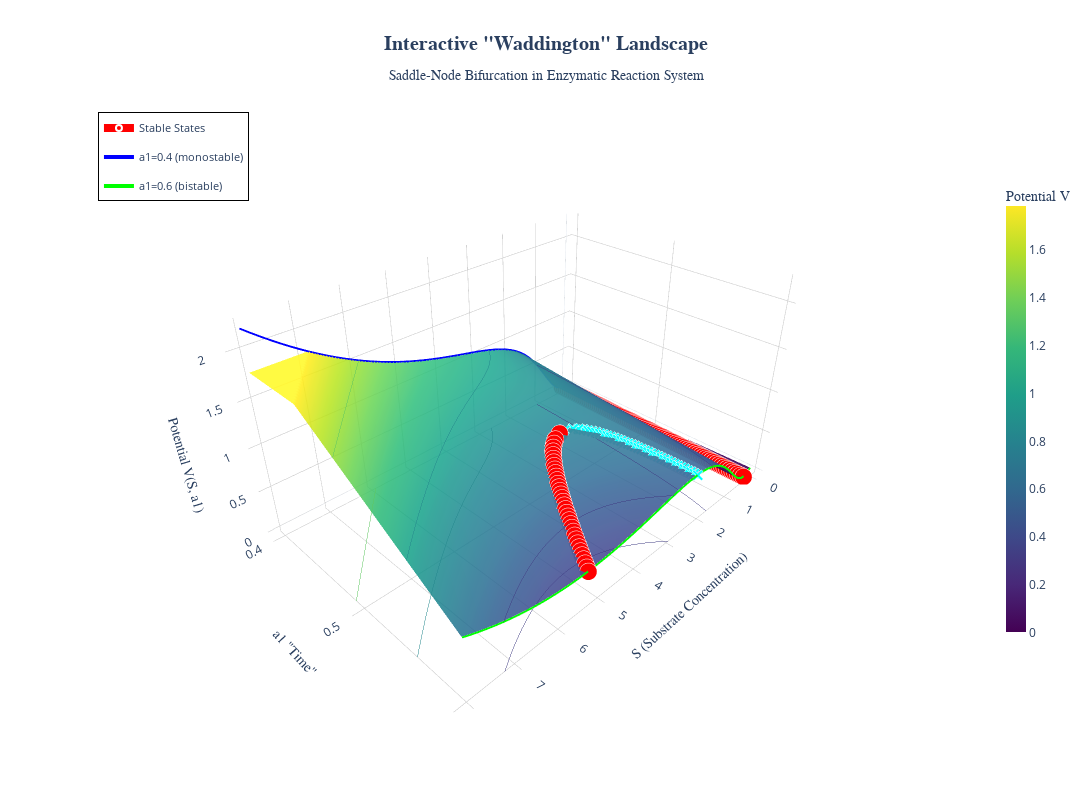

Notebook code for this chart:
### Markdown cell above
# Waddington Potential Landscape

### Code cell
import numpy as np
import plotly.graph_objects as go
from scipy.optimize import fsolve
from scipy.integrate import cumulative_trapezoid

def dS_dt(S, a1, b1, k_max, K_m, n, m):
    """First equation only - S dynamics independent of P"""
    enzymatic_rate = (k_max * S**n) / (K_m**m + S**m)
    return a1 - b1 * S - enzymatic_rate

def find_steady_states_1D(a1, b1, k_max, K_m, n, m):
    """Find steady states for S equation"""
    steady_states = []
    for S_guess in np.linspace(0.1, 15, 50):
        try:
            sol = fsolve(lambda S: dS_dt(S, a1, b1, k_max, K_m, n, m), 
                        S_guess, full_output=True)
            if sol[2] == 1:
                S_star = sol[0][0]
                if S_star > 0:
                    residual = abs(dS_dt(S_star, a1, b1, k_max, K_m, n, m))
                    if residual < 1e-8:
                        is_new = True
                        for existing in steady_states:
                            if abs(S_star - existing) < 1e-4:
                                is_new = False
                                break
                        if is_new:
                            steady_states.append(S_star)
        except:
            pass
    
    return sorted(steady_states)

def check_stability_1D(S_star, a1, b1, k_max, K_m, n, m, epsilon=1e-6):
    """Check stability by examining derivative of dS/dt at steady state"""
    f_plus = dS_dt(S_star + epsilon, a1, b1, k_max, K_m, n, m)
    f_minus = dS_dt(S_star - epsilon, a1, b1, k_max, K_m, n, m)
    derivative = (f_plus - f_minus) / (2 * epsilon)
    is_stable = derivative < 0
    return is_stable, derivative

def compute_potential_1D(a1, b1, k_max, K_m, n, m, S_range=(0.1, 10), resolution=1000):
    """Compute 1D potential V(S) such that dS/dt = -dV/dS"""
    S_array = np.linspace(S_range[0], S_range[1], resolution)
    dS_dt_array = np.array([dS_dt(S, a1, b1, k_max, K_m, n, m) for S in S_array])
    potential = cumulative_trapezoid(-dS_dt_array, S_array, initial=0)
    potential = potential - np.min(potential)
    return S_array, potential, dS_dt_array

def separate_branches(S_vals, a1_vals, V_vals, stability_vals, threshold=0.5):
    """Separate steady state trajectories into continuous branches"""
    branches = []
    current_branch = {'S': [], 'a1': [], 'V': [], 'stable': None}
    
    for i in range(len(S_vals)):
        if i == 0:
            current_branch['S'].append(S_vals[i])
            current_branch['a1'].append(a1_vals[i])
            current_branch['V'].append(V_vals[i])
            current_branch['stable'] = stability_vals[i]
        else:
            # Check if this point is continuous with the current branch
            if (abs(S_vals[i] - S_vals[i-1]) < threshold and 
                stability_vals[i] == current_branch['stable']):
                current_branch['S'].append(S_vals[i])
                current_branch['a1'].append(a1_vals[i])
                current_branch['V'].append(V_vals[i])
            else:
                # Start a new branch
                if len(current_branch['S']) > 0:
                    branches.append(current_branch)
                current_branch = {
                    'S': [S_vals[i]], 
                    'a1': [a1_vals[i]], 
                    'V': [V_vals[i]], 
                    'stable': stability_vals[i]
                }
    
    # Don't forget the last branch
    if len(current_branch['S']) > 0:
        branches.append(current_branch)
    
    return branches

def create_interactive_waddington_landscape():
    """Create an interactive 3D Waddington landscape using Plotly"""
    # Parameters
    b1 = 0.1
    k_max, K_m = 2, 1
    n, m = 1, 3
    
    # Create arrays with high resolution
    a1_array = np.linspace(0.4, 0.6, 80)
    S_range = (0.05, 8)  # FIXED: Start from much lower value to see low steady state
    S_resolution = 500
    
    # Initialize potential matrix
    S_array = np.linspace(S_range[0], S_range[1], S_resolution)
    potential_matrix = np.zeros((len(a1_array), S_resolution))
    
    # Store steady states
    all_steady_states = []
    all_a1_for_states = []
    all_stability = []
    all_V_for_states = []
    
    print("Computing interactive Waddington landscape...")
    for i, a1 in enumerate(a1_array):
        _, potential, _ = compute_potential_1D(a1, b1, k_max, K_m, n, m, 
                                               S_range, S_resolution)
        potential_matrix[i, :] = potential
        
        steady_states = find_steady_states_1D(a1, b1, k_max, K_m, n, m)
        for S_star in steady_states:
            is_stable, _ = check_stability_1D(S_star, a1, b1, k_max, K_m, n, m)
            V_star = np.interp(S_star, S_array, potential)
            all_steady_states.append(S_star)
            all_a1_for_states.append(a1)
            all_stability.append(is_stable)
            all_V_for_states.append(V_star)
    
    # Create meshgrid
    S_mesh, a1_mesh = np.meshgrid(S_array, a1_array)
    
    # Cap the potential for better visualization
    V_plot = potential_matrix.copy()
    V_max = np.percentile(V_plot, 98)
    V_plot = np.clip(V_plot, 0, V_max)
    
    # FIXED: Separate branches to avoid connecting discontinuous points
    branches = separate_branches(
        all_steady_states, 
        all_a1_for_states, 
        all_V_for_states, 
        all_stability,
        threshold=0.5  # Adjust this if needed
    )
    
    # Create the figure
    fig = go.Figure()
    
    # Add the main surface
    fig.add_trace(go.Surface(
        x=S_mesh,
        y=a1_mesh,
        z=V_plot,
        colorscale='Viridis',
        opacity=0.95,
        name='Potential Landscape',
        colorbar=dict(
            title=dict(
                text='Potential V',
                font=dict(size=14, family='Arial, sans-serif')
            ),
            tickfont=dict(size=12),
            len=0.75,
            thickness=20
        ),
        contours=dict(
            z=dict(
                show=True,
                usecolormap=True,
                highlightcolor="white",
                project=dict(z=True)
            )
        ),
        hovertemplate='<b>S</b>: %{x:.3f}<br><b>a1</b>: %{y:.3f}<br><b>V</b>: %{z:.3f}<extra></extra>'
    ))
    
    # FIXED: Add each branch separately as lines+markers
    for i, branch in enumerate(branches):
        if branch['stable']:
            fig.add_trace(go.Scatter3d(
                x=branch['S'],
                y=branch['a1'],
                z=branch['V'],
                mode='lines+markers',
                name=f'Stable Branch {i+1}' if i > 0 else 'Stable States',
                line=dict(color='red', width=8),
                marker=dict(
                    size=6,
                    color='red',
                    symbol='circle',
                    line=dict(color='white', width=2)
                ),
                showlegend=(i == 0),  # Only show legend for first stable branch
                legendgroup='stable',
                hovertemplate='<b>Stable State</b><br>S: %{x:.4f}<br>a1: %{y:.4f}<br>V: %{z:.4f}<extra></extra>'
            ))
        else:
            fig.add_trace(go.Scatter3d(
                x=branch['S'],
                y=branch['a1'],
                z=branch['V'],
                mode='lines+markers',
                name=f'Unstable Branch {i+1}' if i > 0 else 'Unstable States',
                line=dict(color='cyan', width=8, dash='dash'),
                marker=dict(
                    size=4,
                    color='cyan',
                    symbol='x',
                    line=dict(color='white', width=2)
                ),
                showlegend=(i == 0),  # Only show legend for first unstable branch
                legendgroup='unstable',
                hovertemplate='<b>Unstable State</b><br>S: %{x:.4f}<br>a1: %{y:.4f}<br>V: %{z:.4f}<extra></extra>'
            ))
    
    # Add reference planes
    idx_04 = np.argmin(np.abs(a1_array - 0.4))
    S_plane = np.linspace(S_range[0], S_range[1], 50)
    a1_plane_04 = np.full_like(S_plane, 0.4)
    V_plane_04 = np.interp(S_plane, S_array, potential_matrix[idx_04, :])
    
    fig.add_trace(go.Scatter3d(
        x=S_plane,
        y=a1_plane_04,
        z=V_plane_04,
        mode='lines',
        name='a1=0.4 (monostable)',
        line=dict(color='blue', width=4),
        hovertemplate='<b>a1=0.4</b><br>S: %{x:.3f}<br>V: %{z:.3f}<extra></extra>'
    ))
    
    idx_06 = np.argmin(np.abs(a1_array - 0.6))
    a1_plane_06 = np.full_like(S_plane, 0.6)
    V_plane_06 = np.interp(S_plane, S_array, potential_matrix[idx_06, :])
    
    fig.add_trace(go.Scatter3d(
        x=S_plane,
        y=a1_plane_06,
        z=V_plane_06,
        mode='lines',
        name='a1=0.6 (bistable)',
        line=dict(color='lime', width=4),
        hovertemplate='<b>a1=0.6</b><br>S: %{x:.3f}<br>V: %{z:.3f}<extra></extra>'
    ))
    
    # Update layout
    fig.update_layout(
        title=dict(
            text='<b>Interactive "Waddington" Landscape</b><br>' +
                 '<sub>Saddle-Node Bifurcation in Enzymatic Reaction System</sub>',
            x=0.5,
            xanchor='center',
            font=dict(size=20, family='Arial, sans-serif')
        ),
        scene=dict(
            xaxis=dict(
                title=dict(text='S (Substrate Concentration)', 
                          font=dict(size=14, family='Arial, sans-serif')),
                gridcolor='lightgray',
                showbackground=True,
                backgroundcolor='rgba(230, 230, 230, 0.5)'
            ),
            yaxis=dict(
                title=dict(text='a1 "Time"', 
                          font=dict(size=14, family='Arial, sans-serif')),
                gridcolor='lightgray',
                showbackground=True,
                backgroundcolor='rgba(230, 230, 230, 0.5)'
            ),
            zaxis=dict(
                title=dict(text='Potential V(S, a1)', 
                          font=dict(size=14, family='Arial, sans-serif')),
                gridcolor='lightgray',
                showbackground=True,
                backgroundcolor='rgba(230, 230, 230, 0.5)'
            ),
            camera=dict(
                eye=dict(x=1.5, y=1.5, z=1.3),
                center=dict(x=0, y=0, z=0)
            ),
            aspectmode='manual',
            aspectratio=dict(x=1.5, y=1, z=0.8)
        ),
        width=1200,
        height=800,
        showlegend=True,
        legend=dict(
            x=0.02,
            y=0.98,
            bgcolor='rgba(255, 255, 255, 0.8)',
            bordercolor='black',
            borderwidth=1,
            font=dict(size=11)
        ),
        hovermode='closest',
        template='plotly_white'
    )
    
    # Save to HTML
    html_file = 'waddington_landscape_interactive.html'
    fig.write_html(html_file)
    print(f"\n✓ Interactive plot saved to: {html_file}")
    
    # Show the plot
    fig.show()
    
    return fig

# Run the interactive Plotly analysis
print("="*60)
print("INTERACTIVE 'WADDINGTON' LANDSCAPE")
print("="*60)
fig1 = create_interactive_waddington_landscape()
print("\n" + "="*60)
print("EXPORT OPTIONS:")
print("="*60)
print("1. Open 'waddington_landscape_interactive.html' in your browser")
print("2. Interactive controls:")
print("   - Rotate: Click and drag")
print("   - Zoom: Scroll or pinch")
print("   - Pan: Right-click and drag")
print("   - Reset view: Double-click")
print("3. Download static PNG using camera icon in toolbar")
print("4. HTML file is self-contained and shareable!")
print("="*60)
